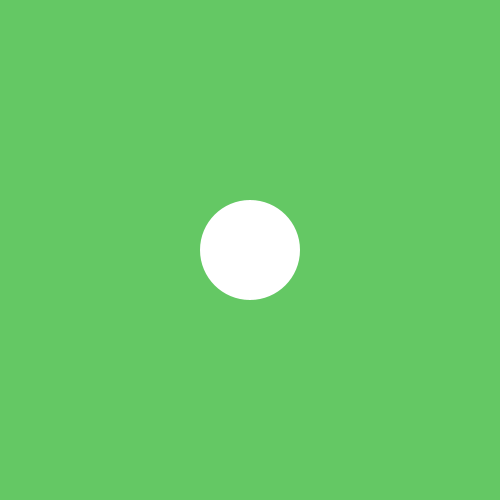
Frame 1 (no input)
Frame 60 (the mouse pressed at the canvas centre just before this capture): identical to frame 1, image omitted
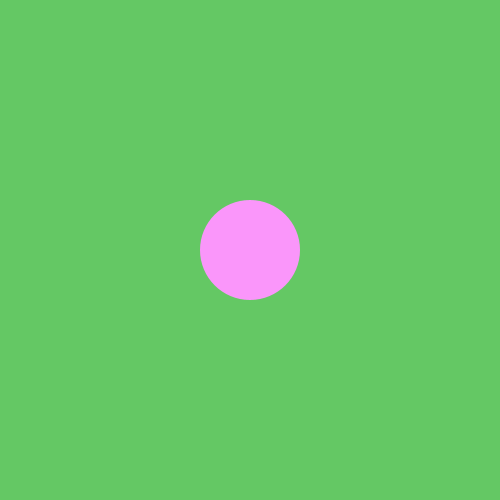
Frame 120 (the mouse held since frame 60 and released just before this capture)

The Processing sketch that drew these frames (run headless with seeded random() and noise(); from frame 60 on, the mouse is pressed at the canvas centre):

// Processing sketch: processing_165853
// ── processing_165853.pde

void setup(){
  background(100,200,100);
  size(500,500);
  smooth();
  ellipseMode(CENTER);
  noStroke();
  frameRate(120);
};
int X = 250;
int Y = 250;
void draw(){
  background(100,200,100);
  ellipse(X,Y,100,100);
  if(mousePressed){ 
  if((mouseY <= Y+50 && mouseY >= Y-50) && (mouseX <= X+50 && mouseX >= X-50)){   
    X = mouseX;
    Y = mouseY;
     fill(mouseX,150,mouseY);
  }
  else {
    ellipse(mouseX,mouseY,(int)random(0,20),(int)random(0,20));
  };
};
};
